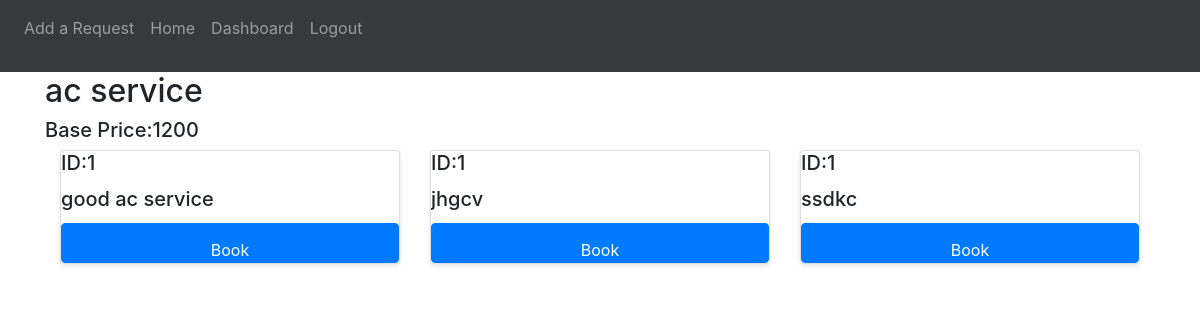
Screenshot of /customer/request/1 (signed in) with the database file from the repository.
### website/models.py (models this page shows)
class Service(db.Model):
    __tablename__ = "service"
    id = db.Column(db.Integer, primary_key=True)
    name = db.Column(db.String(80), nullable=False)
    description = db.Column(db.String, nullable=False)
    base_price=db.Column(db.Integer,nullable=False)
    service_professionals = db.relationship('Service_professional', back_populates='service')  # Professionals offering this service
    service_requests = db.relationship('Service_request', back_populates='service')  # Requests for this service
    service_professionals = db.relationship('Service_professional', back_populates='service')  # Professionals offering this service
    service_requests = db.relationship('Service_request', back_populates='service')  # Requests for this service

class Service_professional(db.Model,UserMixin):
    __tablename__ = "service_professional"
    id = db.Column(db.Integer, primary_key=True)
    service_id=db.Column(db.Integer,db.ForeignKey('service.id'))
    email = db.Column(db.String(80), unique=True, nullable=False)
    name = db.Column(db.String(80), nullable=False)
    experience=db.Column(db.Integer)
    data = db.Column(db.LargeBinary)
    password = db.Column(db.String, nullable=False)
    date_created=db.Column(db.DateTime(),default=datetime.now())
    description = db.Column(db.String, nullable=False)
    address=db.Column(db.String(80),nullable=False)
    pincode=db.Column(db.Integer,nullable=False)
    verification_status=db.Column(db.String,default="pending")
    service_requests = db.relationship('Service_request')
    service = db.relationship('Service', back_populates='service_professionals')  # Link to Service
    service_requests = db.relationship('Service_request', back_populates='professional')  # Link to Service Requests

### website/views.py (the view)
@views.route("/customer/request/<int:service_id>",methods=["GET","POST"])
@role_required("customer")
def add_service(service_id ):
    if request.method=="POST":
        print(current_user)
        newService_request=Service_request(service_id=service_id,customer_id=int(current_user.id))
        db.session.add(newService_request)
        db.session.commit()
        return redirect(url_for("views.customer"))
    else:
      service= Service.query.get(service_id)
      services=Service_professional.query.filter_by(service_id=service.id)
      customer_id=current_user.id
    return render_template("new_request.html",service=service,customer_id=customer_id,services=services)

### website/views.py (called while the page is built)
def role_required(required_role):
    def decorator(func):
        @functools.wraps(func)
        @login_required
        def wrapper(*args, **kwargs):
            if session.get('user_type') != required_role:
                abort(403)
            return func(*args, **kwargs)
        return wrapper
    return decorator

### website/templates/new_request.html
{% extends "base.html"%}{%block css%}<link rel="stylesheet" href="{{ url_for('static', filename='home.css') }}">{%endblock%}
{%block title%}Add Request{%endblock%} {%block welcome%}<p class="nav-item nav-link">
    Add a Request</p>{%endblock%}
{% block content %}
<h2>{{service.name}}</h2>
<h5> Base Price:{{service.base_price}}</h5>
<div class="container">
    <div class="row">
    {%for servce in services%}
    <div class="col-4">
        <div class="card">
    <h5 class="card-title">ID:{{service.id}}</h5>
    <h5 class="card-title">{{ servce.description}}</h5>
    <form method="POST" class="btn btn-primary" style="height: 40px;"><button class="btn btn-primary" style="height: 40px;">Book</button></form>
</div>  </div>
    {%endfor%}
</div>
</div>
{%endblock%}

### website/static/home.css (style rules this page uses)
.card { overflow: hidden; box-shadow: 0 2px 5px rgba(0, 0, 0, 0.1); transition: transform 0.3s ease, box-shadow 0.3s ease; }

### rows the page displays
Service: name "ac service", base_price "1200", id "1"
Service_professional: description "good ac service"
Service_professional: description "jhgcv"
Service_professional: description "ssdkc"
